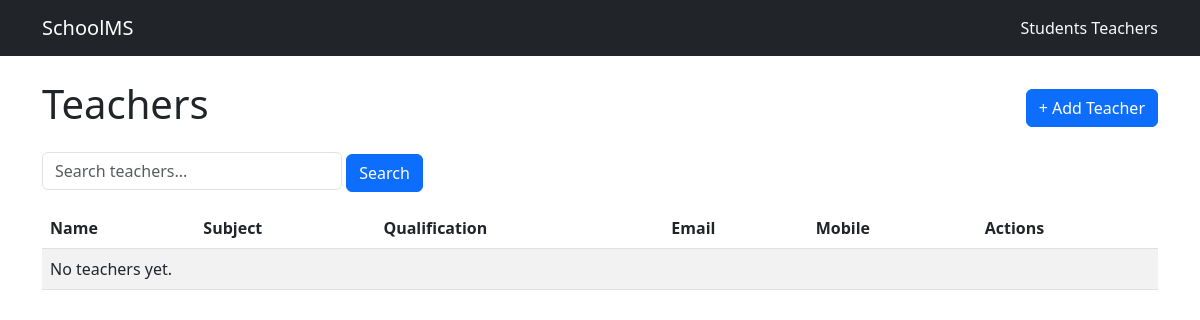
Before: /teachers/ (signed in) with the older database file.
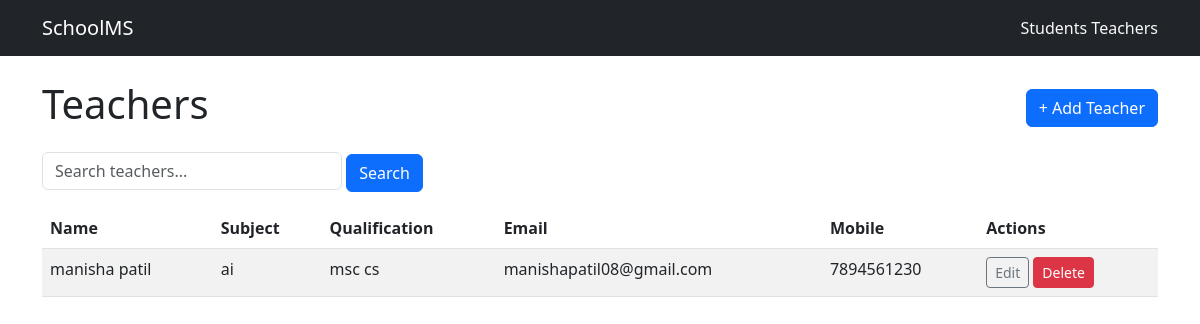
After: the same page with the newer database file.
### core/models.py (models this page shows, shortened)
class Teacher(models.Model):
    name = models.CharField(max_length=100)
    subject = models.CharField(max_length=100)
    qualification = models.CharField(max_length=100)
    mobile = models.CharField(max_length=15, unique=True)
    email = models.EmailField(unique=True)

### core/views.py (the view)
# urls.py: path('teachers/', views.teacher_list, name='teacher_list'),
@login_required
def teacher_list(request):
    query = request.GET.get('q')
    if query:
        teachers = Teacher.objects.filter(
            Q(name__icontains=query) |
            Q(subject__icontains=query) |
            Q(qualification__icontains=query) |
            Q(email__icontains=query)
        )
    else:
        teachers = Teacher.objects.all()
    return render(request, "core/teacher_list.html", {"teachers": teachers})

### core/templates/core/teacher_list.html
{% extends 'core/base.html' %}
{% block content %}
<div class="d-flex justify-content-between align-items-center mb-3">
  <h1>Teachers</h1>
  {% if user.is_staff %}
  <a class="btn btn-primary" href="{% url 'teacher_create' %}">+ Add Teacher</a>
  {% endif %}
</div>
<form method="get" class="mb-3">
  <input type="text" name="q" placeholder="Search teachers..." value="{{ request.GET.q }}" class="form-control" style="width: 300px; display: inline-block;">
  <button type="submit" class="btn btn-primary">Search</button>
</form>
<table class="table table-striped">
  <thead>
    <tr>
      <th>Name</th>
      <th>Subject</th>
      <th>Qualification</th>
      <th>Email</th>
      <th>Mobile</th>
      {% if user.is_staff %}
      <th>Actions</th>
      {% endif %}
    </tr>
  </thead>
  <tbody>
    {% for t in teachers %}
    <tr>
      <td>{{ t.name }}</td>
      <td>{{ t.subject }}</td>
      <td>{{ t.qualification }}</td>
      <td>{{ t.email }}</td>
      <td>{{ t.mobile }}</td>
      {% if user.is_staff %}
      <td>
        <a class="btn btn-sm btn-outline-secondary" href="{% url 'teacher_update' t.id %}">Edit</a>
        <a class="btn btn-sm btn-danger" href="{% url 'teacher_delete' t.id %}">Delete</a>
      </td>
      {% endif %}
    </tr>
    {% empty %}
    <tr><td colspan="6">No teachers yet.</td></tr>
    {% endfor %}
  </tbody>
</table>
{% endblock %}

Changed rows visible on the page:
added Teacher: name "manisha patil", subject "ai", qualification "msc cs", email "manishapatil08@gmail.com", mobile "7894561230"
Other visible differences:
text no longer shown: "No teachers yet."
